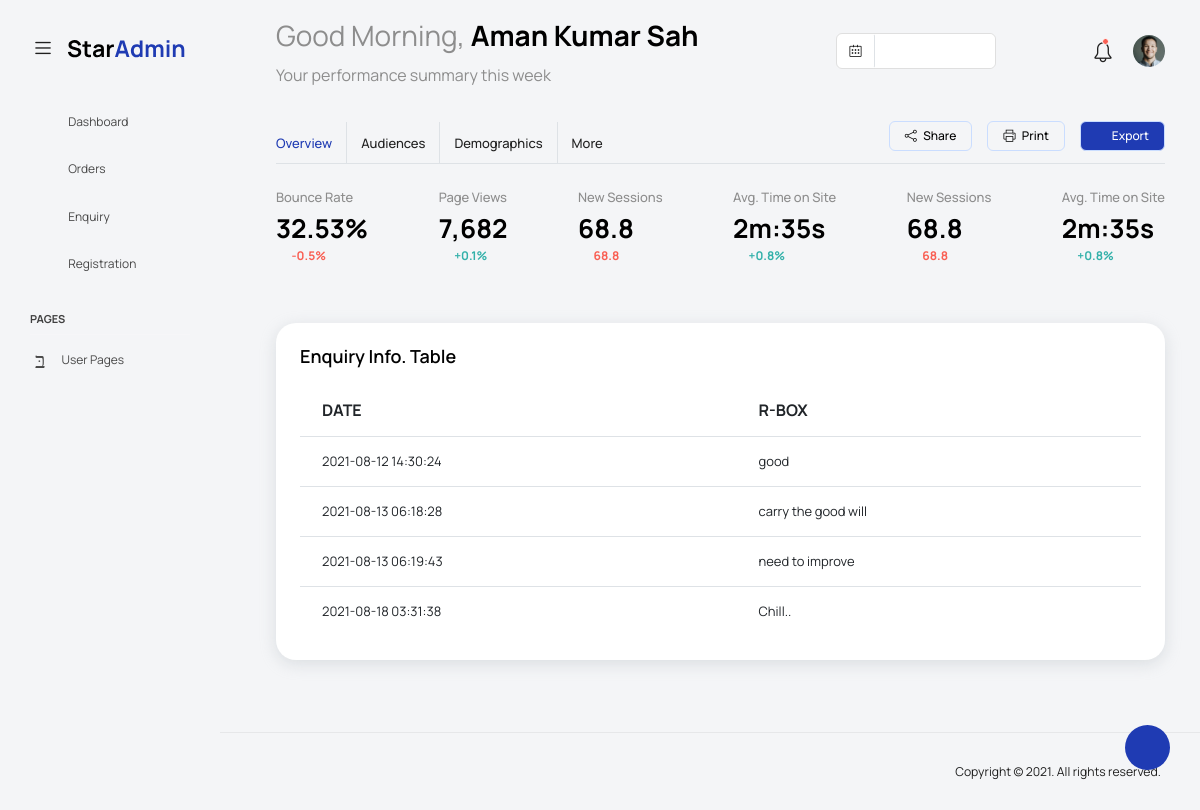
Screenshot of /bakeryreply.php with the database file from the repository.
### tables this page shows
CREATE TABLE `replies` (
  `rid` bigint(255) NOT NULL,
  `cc_id` bigint(255) NOT NULL,
  `date` datetime NOT NULL,
  `reply` varchar(250) NOT NULL
);

### bakeryreply.php (the view, shortened to what this page needs)
<!DOCTYPE html>
<html lang="en">
<head>
  <link rel="stylesheet" href="vendors/feather/feather.css">
  <link rel="stylesheet" href="vendors/mdi/css/materialdesignicons.min.css">
  <link rel="stylesheet" href="vendors/ti-icons/css/themify-icons.css">
  <link rel="stylesheet" href="vendors/typicons/typicons.css">
  <link rel="stylesheet" href="vendors/simple-line-icons/css/simple-line-icons.css">
  <link rel="stylesheet" href="vendors/css/vendor.bundle.base.css">
  <link rel="stylesheet" href="vendors/datatables.net-bs4/dataTables.bootstrap4.css">
  <link rel="stylesheet" href="js/select.dataTables.min.css">
  <link rel="stylesheet" href="css/vertical-layout-light/style.css">
</head>
<body>
  <div class="container-scroller">
    <nav class="navbar default-layout col-lg-12 col-12 p-0 fixed-top d-flex align-items-top flex-row">
      <div class="text-center navbar-brand-wrapper d-flex align-items-center justify-content-start">
        <div class="me-3">
          <button class="navbar-toggler navbar-toggler align-self-center" type="button" data-bs-toggle="minimize">
            <span class="icon-menu"></span>
          </button>
        </div>
        <div>
          <a class="navbar-brand brand-logo" href="index.html">
            <img src="images/logo.svg" alt="logo" />
          </a>
        </div>
      </div>
      <div class="navbar-menu-wrapper d-flex align-items-top">
        <ul class="navbar-nav">
          <li class="nav-item font-weight-semibold d-none d-lg-block ms-0">
            <h1 class="welcome-text">Good Morning, <span class="text-black fw-bold">Aman Kumar Sah</span></h1>
            <h3 class="welcome-sub-text">Your performance summary this week </h3>
          </li>
        </ul>
        <ul class="navbar-nav ms-auto">
          <li class="nav-item d-none d-lg-block">
            <div id="datepicker-popup" class="input-group date datepicker navbar-date-picker">
              <span class="input-group-addon input-group-prepend border-right">
                <span class="icon-calendar input-group-text calendar-icon"></span>
              </span>
              <input type="text" class="form-control">
            </div>
          </li>
          <li class="nav-item">
            <form class="search-form" action="#">
              <i class="icon-search"></i>
              <input type="search" class="form-control" placeholder="Search Here" title="Search here">
            </form>
          </li>
          <li class="nav-item dropdown">
            <a class="nav-link count-indicator" id="notificationDropdown" href="#" data-bs-toggle="dropdown">
              <i class="icon-mail icon-lg"></i>
            </a>
          </li>
          <li class="nav-item dropdown">
            <a class="nav-link count-indicator" id="countDropdown" href="#" data-bs-toggle="dropdown" aria-expanded="false">
              <i class="icon-bell"></i>
              <span class="count"></span>
            </a>
          </li>
          <?php
				include_once('dropdown.php');
			?>
        </ul>
      </div>
    </nav>
    <div class="container-fluid page-body-wrapper">
      <div class="theme-setting-wrapper">
        <div id="settings-trigger"><i class="ti-settings"></i></div>
      </div>
      	<?php
			include_once('leftnav.php');
		?>
      <div class="main-panel">
        <div class="content-wrapper">
          <div class="row">
            <div class="col-sm-12">
              <div class="home-tab">
                <div class="d-sm-flex align-items-center justify-content-between border-bottom">
                  <ul class="nav nav-tabs" role="tablist">
                    <li class="nav-item">
                      <a class="nav-link active ps-0" id="home-tab" data-bs-toggle="tab" href="#overview" role="tab" aria-controls="overview" aria-selected="true">Overview</a>
                    </li>
                    <li class="nav-item">
                      <a class="nav-link" id="profile-tab" data-bs-toggle="tab" href="#audiences" role="tab" aria-selected="false">Audiences</a>
                    </li>
                    <li class="nav-item">
                      <a class="nav-link" id="contact-tab" data-bs-toggle="tab" href="#demographics" role="tab" aria-selected="false">Demographics</a>
                    </li>
                    <li class="nav-item">
                      <a class="nav-link border-0" id="more-tab" data-bs-toggle="tab" href="#more" role="tab" aria-selected="false">More</a>
                    </li>
                  </ul>
                  <div>
                    <div class="btn-wrapper">
                      <a href="#" class="btn btn-otline-dark align-items-center"><i class="icon-share"></i> Share</a>
                      <a href="#" class="btn btn-otline-dark"><i class="icon-printer"></i> Print</a>
                      <a href="#" class="btn btn-primary text-white me-0"><i class="icon-download"></i> Export</a>
                    </div>
                  </div>
                </div>
                <div class="tab-content tab-content-basic">
                  <div class="tab-pane fade show active" id="overview" role="tabpanel" aria-labelledby="overview">
                    <div class="row">
                      <div class="col-sm-12">
          <div class="statistics-details d-flex align-items-center justify-content-between">
                          <div>
                            <p class="statistics-title">Bounce Rate</p>
                            <h3 class="rate-percentage">32.53%</h3>
                            <p class="text-danger d-flex"><i class="mdi mdi-menu-down"></i><span>-0.5%</span></p>
                          </div>
                          <div>
                            <p class="statistics-title">Page Views</p>
                            <h3 class="rate-percentage">7,682</h3>
                            <p class="text-success d-flex"><i class="mdi mdi-menu-up"></i><span>+0.1%</span></p>
                          </div>
                          <div>
                            <p class="statistics-title">New Sessions</p>
                            <h3 class="rate-percentage">68.8</h3>
                            <p class="text-danger d-flex"><i class="mdi mdi-menu-down"></i><span>68.8</span></p>
                          </div>
                          <div class="d-none d-md-block">
                            <p class="statistics-title">Avg. Time on Site</p>
                            <h3 class="rate-percentage">2m:35s</h3>
                            <p class="text-success d-flex"><i class="mdi mdi-menu-down"></i><span>+0.8%</span></p>
                          </div>
                          <div class="d-none d-md-block">
                            <p class="statistics-title">New Sessions</p>
                            <h3 class="rate-percentage">68.8</h3>
                            <p class="text-danger d-flex"><i class="mdi mdi-menu-down"></i><span>68.8</span></p>
                          </div>
                          <div class="d-none d-md-block">
                            <p class="statistics-title">Avg. Time on Site</p>
                            <h3 class="rate-percentage">2m:35s</h3>
                            <p class="text-success d-flex"><i class="mdi mdi-menu-down"></i><span>+0.8%</span></p>
                          </div>
                        </div>
                      </div>
                    </div>
												<div class="col-lg-12 grid-margin stretch-card">
												  <div class="card">
													<div class="card-body">
													  <h4 class="card-title">Enquiry Info. Table</h4>
													  <div class="table-responsive">
														<table class="table table-hover">
													<?php
													include "modulereplysetting.php";
													$sql="SELECT * FROM replies";
													if($data1=mysqli_query($con,$sql))
													{
														if(mysqli_num_rows($data1)>0)
														{
															echo"
																<tr>
																	<th>DATE</th>
																	<th>R-BOX</th>
																</tr>";
																while($bakery=mysqli_fetch_array($data1))
																{
																echo"<tr>";
																		echo"<td>".$bakery['date']."</td>";
																		echo"<td>".$bakery['reply']."</td>";
																echo"</tr>";
																}
														}
														else{
															echo"Data not available";
														}
													}
													else{
														echo"Something wrong";
													}
												?>
									</table>
								  </div>
								</div>
							  </div>
							</div>
                  </div>
                </div>
              </div>
            </div>
          </div>
        </div>
        <footer class="footer">
          <div class="d-sm-flex justify-content-center justify-content-sm-between">
            <span class="float-none float-sm-right d-block mt-1 mt-sm-0 text-center">Copyright © 2021. All rights reserved.</span>
          </div>
        </footer>
      </div>
    </div>
  </div>
</body>
</html>

### rows the page displays
replies: date "2021-08-12 14:30:24", reply "good"
replies: date "2021-08-13 06:18:28", reply "carry the good will"
replies: date "2021-08-13 06:19:43", reply "need to improve"
replies: date "2021-08-18 03:31:38", reply "Chill.."
